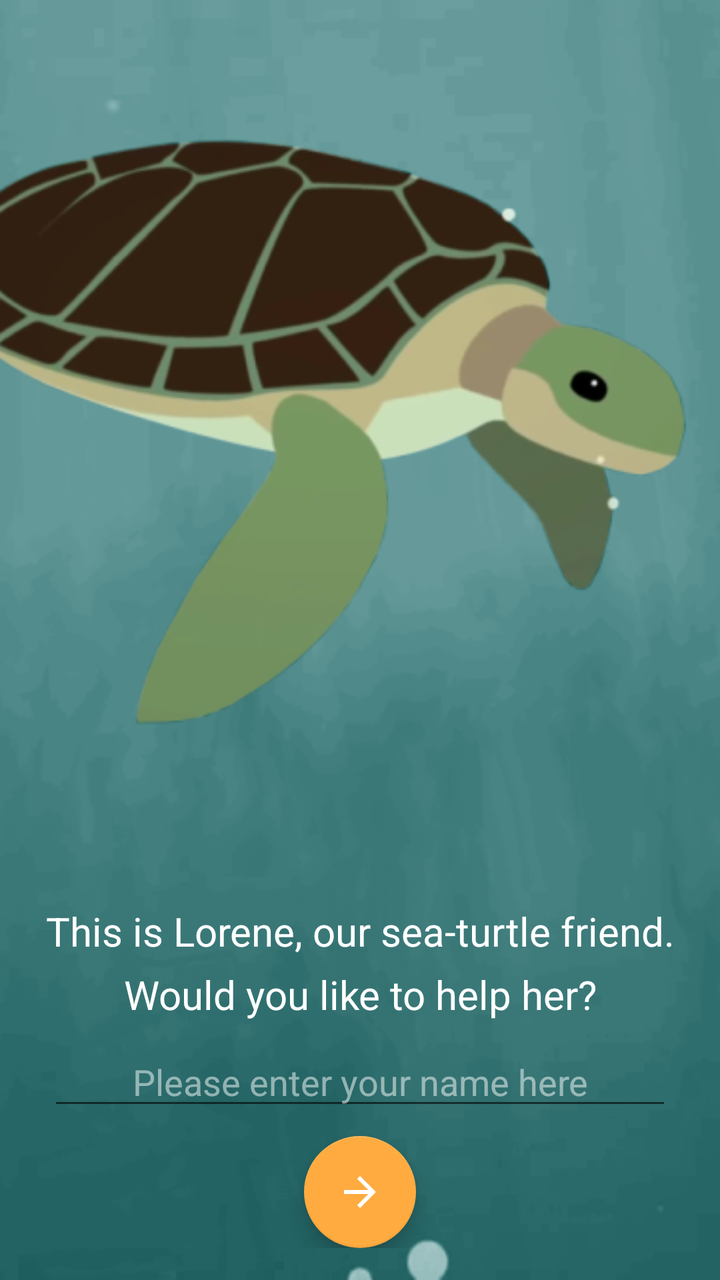
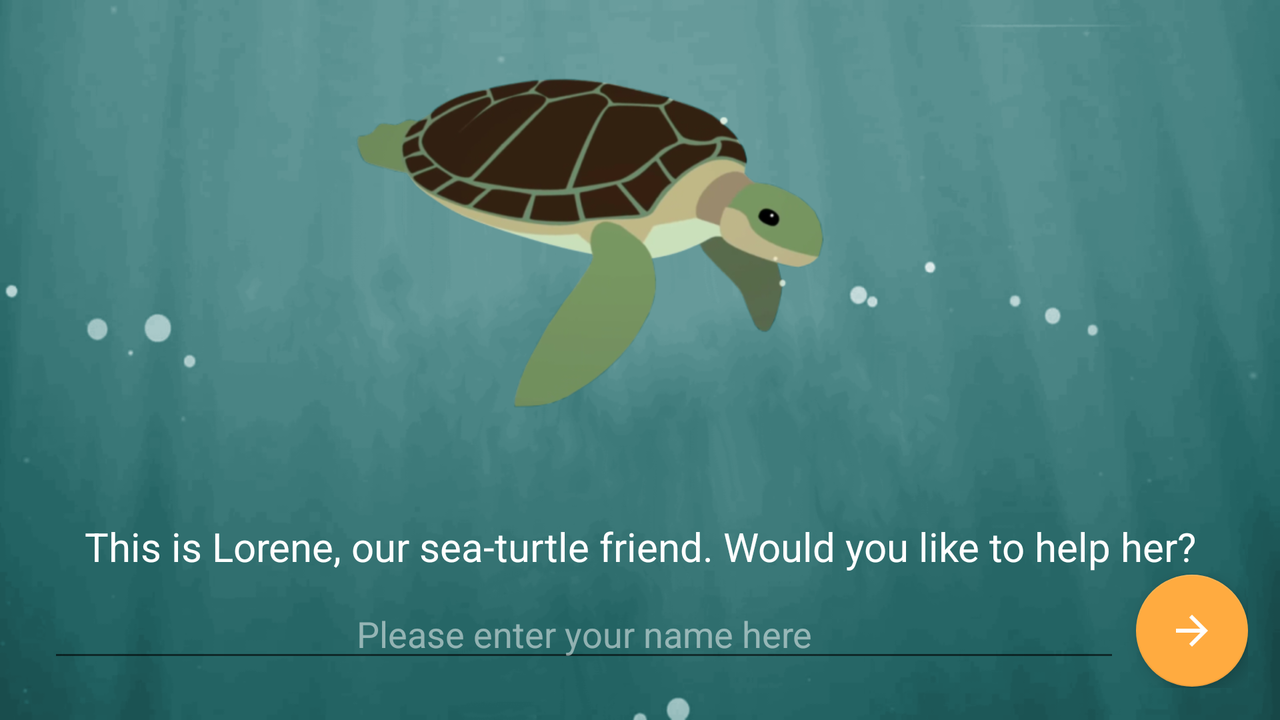

First picture: res/layout/ on a phone held upright. Second picture: the repository's own variant of that layout, on a device whose configuration matches the variant's folder. Source for both follows.
<!-- AndroidManifest.xml: application theme AppTheme -->
<!-- res/layout/activity_main.xml -->
<?xml version="1.0" encoding="utf-8"?>
<RelativeLayout xmlns:android="http://schemas.android.com/apk/res/android"
    xmlns:tools="http://schemas.android.com/tools"
    android:id="@+id/activity_main"
    android:layout_width="match_parent"
    android:layout_height="match_parent"
    tools:context="com.example.android.sturtle.MainActivity">

    <ImageView
        tools:ignore="contentDescription"
        style="@style/background"
        android:src="@drawable/background" />

    <LinearLayout
        style="@style/text_layout">

        <TextView
            android:id="@+id/description"
            style="@style/question"
            android:text="@string/description"  />

        <EditText
            android:id="@+id/name_edit_text"
            style="@style/edit_text_answer"
            android:hint="@string/name_hint"
            android:inputType="textCapWords" />

        <android.support.design.widget.FloatingActionButton
            android:layout_width="wrap_content"
            android:layout_height="wrap_content"
            android:layout_gravity="center_horizontal"
            android:onClick="start"
            android:src="@drawable/ic_arrow_forward_white" />
    </LinearLayout>
</RelativeLayout>
<!-- resources referenced by this layout -->
<resources>
  <!-- drawable background: png bitmap (drawable, 193463 bytes) -->
  <!-- drawable ic_arrow_forward_white: png bitmap (drawable-hdpi, 409 bytes) -->
  <string name="description">This is Lorene, our sea-turtle friend. Would you like to help her?</string>
  <string name="name_hint">Please enter your name here</string>
  <style name="background">
          <item name="android:layout_width">match_parent</item>
          <item name="android:layout_height">match_parent</item>
          <item name="android:scaleType">centerCrop</item>
      </style>
  <style name="edit_text_answer">
          <item name="android:layout_width">match_parent</item>
          <item name="android:layout_height">wrap_content</item>
          <item name="android:layout_margin">@dimen/marginSmall</item>
          <item name="android:gravity">center_horizontal</item>
          <item name="android:textColor">@color/primaryLightText</item>
          <item name="android:textColorHint">@color/hintLightText</item>
      </style>
  <style name="question">
          <item name="android:layout_width">match_parent</item>
          <item name="android:layout_height">wrap_content</item>
          <item name="android:gravity">center_horizontal</item>
          <item name="android:lineSpacingExtra">@dimen/marginSmall</item>
          <item name="android:textColor">@color/primaryLightText</item>
          <item name="android:textSize">@dimen/subheadSize</item>
      </style>
  <style name="text_layout">
          <item name="android:layout_width">match_parent</item>
          <item name="android:layout_height">wrap_content</item>
          <item name="android:layout_alignParentBottom">true</item>
          <item name="android:layout_margin">@dimen/marginNormal</item>
          <item name="android:orientation">vertical</item>
      </style>
  <style name="AppTheme" parent="Theme.AppCompat.Light.NoActionBar">
          
          <item name="colorPrimary">@color/colorPrimary</item>
          <item name="colorPrimaryDark">@color/colorPrimaryDark</item>
          <item name="colorAccent">@color/colorAccent</item>
      </style>
  <dimen name="marginSmall">8dp</dimen>
  <color name="primaryLightText">#FFFFFF</color>
  <color name="hintLightText">#80FFFFFF</color>
  <dimen name="subheadSize">20sp</dimen>
  <dimen name="marginNormal">16dp</dimen>
  <color name="colorPrimary">#00BCD4</color>
  <color name="colorPrimaryDark">#0097A7</color>
  <color name="colorAccent">#FFAB40</color>
</resources>
<!-- res/layout-land/activity_main.xml (the repository's variant of the layout above) -->
<!-- drawn on the phone turned sideways -->
<?xml version="1.0" encoding="utf-8"?>
<RelativeLayout xmlns:android="http://schemas.android.com/apk/res/android"
    xmlns:tools="http://schemas.android.com/tools"
    android:id="@+id/activity_main"
    android:layout_width="match_parent"
    android:layout_height="match_parent"
    tools:context="com.example.android.sturtle.MainActivity">

    <ImageView
        style="@style/background"
        android:src="@drawable/background"
        tools:ignore="contentDescription" />

    <LinearLayout
        style="@style/text_layout">

        <TextView
            android:id="@+id/description"
            style="@style/question"
            android:text="@string/description" />

        <LinearLayout
            android:layout_width="match_parent"
            android:layout_height="wrap_content">

            <EditText
                android:id="@+id/name_edit_text"
                android:layout_width="@dimen/nullDimension"
                android:layout_weight="1"
                android:layout_gravity="center"
                style="@style/edit_text_answer"
                android:hint="@string/name_hint"
                android:inputType="textCapWords" />

            <android.support.design.widget.FloatingActionButton
                android:layout_width="wrap_content"
                android:layout_height="wrap_content"
                android:layout_gravity="center"
                android:onClick="start"
                android:src="@drawable/ic_arrow_forward_white" />
        </LinearLayout>
    </LinearLayout>
</RelativeLayout>
<!-- resources referenced by the variant -->
<!-- as the phone turned sideways resolves them -->
<resources>
  <dimen name="nullDimension">0dp</dimen>
  <!-- drawable background: png bitmap (drawable, 193463 bytes) -->
  <!-- drawable ic_arrow_forward_white: png bitmap (drawable-hdpi, 409 bytes) -->
  <string name="description">This is Lorene, our sea-turtle friend. Would you like to help her?</string>
  <string name="name_hint">Please enter your name here</string>
  <style name="background">
          <item name="android:layout_width">match_parent</item>
          <item name="android:layout_height">match_parent</item>
          <item name="android:scaleType">centerCrop</item>
      </style>
  <style name="edit_text_answer">
          <item name="android:layout_width">match_parent</item>
          <item name="android:layout_height">wrap_content</item>
          <item name="android:layout_margin">@dimen/marginSmall</item>
          <item name="android:gravity">center_horizontal</item>
          <item name="android:textColor">@color/primaryLightText</item>
          <item name="android:textColorHint">@color/hintLightText</item>
      </style>
  <style name="question">
          <item name="android:layout_width">match_parent</item>
          <item name="android:layout_height">wrap_content</item>
          <item name="android:gravity">center_horizontal</item>
          <item name="android:lineSpacingExtra">@dimen/marginSmall</item>
          <item name="android:textColor">@color/primaryLightText</item>
          <item name="android:textSize">@dimen/subheadSize</item>
      </style>
  <style name="text_layout">
          <item name="android:layout_width">match_parent</item>
          <item name="android:layout_height">wrap_content</item>
          <item name="android:layout_alignParentBottom">true</item>
          <item name="android:layout_margin">@dimen/marginNormal</item>
          <item name="android:orientation">vertical</item>
      </style>
  <style name="AppTheme" parent="Theme.AppCompat.Light.NoActionBar">
          
          <item name="colorPrimary">@color/colorPrimary</item>
          <item name="colorPrimaryDark">@color/colorPrimaryDark</item>
          <item name="colorAccent">@color/colorAccent</item>
      </style>
  <dimen name="marginSmall">8dp</dimen>
  <color name="primaryLightText">#FFFFFF</color>
  <color name="hintLightText">#80FFFFFF</color>
  <dimen name="subheadSize">20sp</dimen>
  <dimen name="marginNormal">16dp</dimen>
  <color name="colorPrimary">#00BCD4</color>
  <color name="colorPrimaryDark">#0097A7</color>
  <color name="colorAccent">#FFAB40</color>
</resources>
